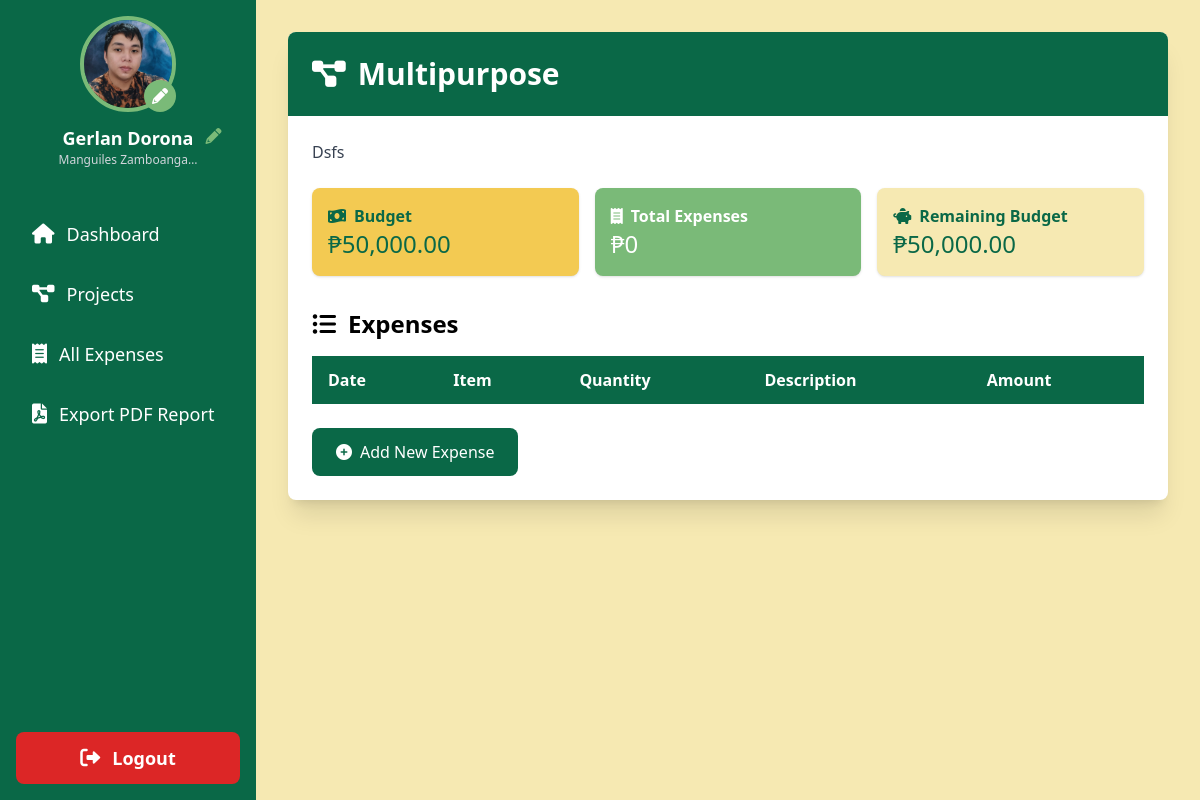
Before: /project/11/ (signed in) with the older database file.
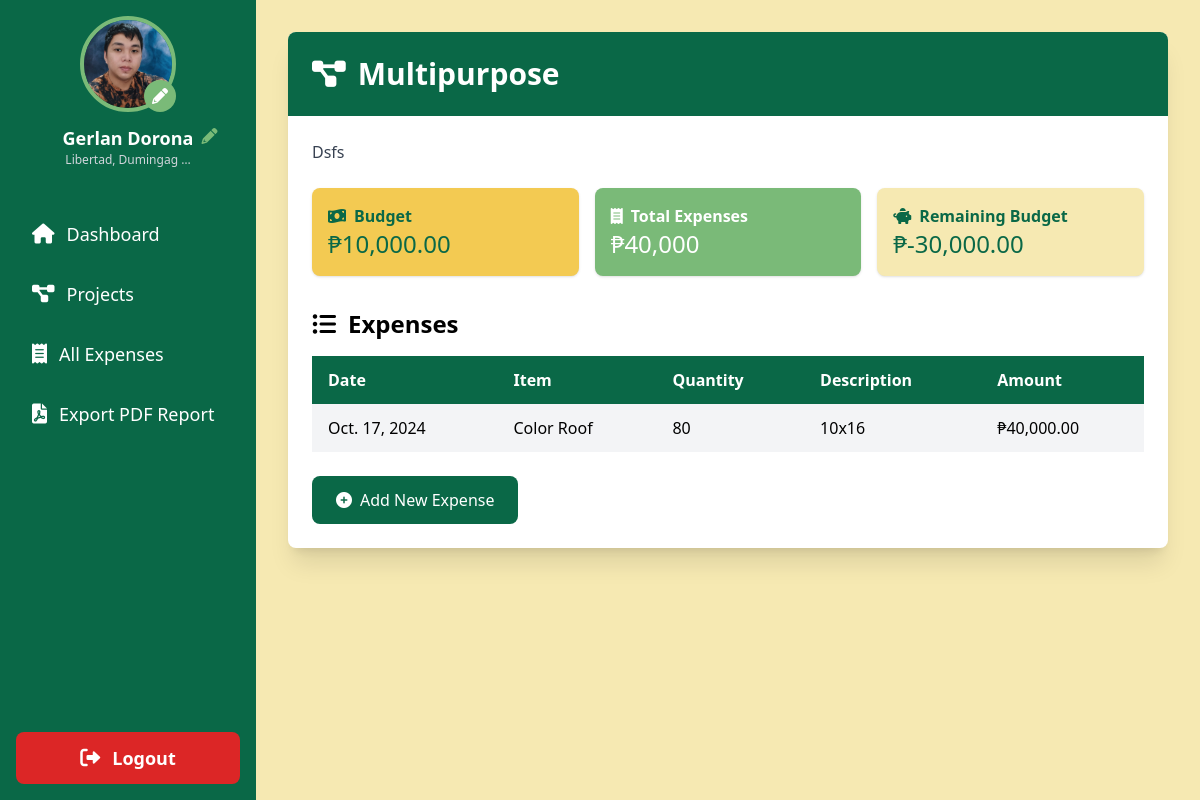
After: the same page with the newer database file.
### sk_project/models.py (models this page shows, shortened)
class User(AbstractUser):
    is_chairman = models.BooleanField(default=False)
    profile_picture = models.ImageField(upload_to='profile_pics/', default='profile_pics/default_avatar.png', blank=True)
    address = models.TextField(blank=True, null=True)
    contact_number = models.CharField(max_length=15, blank=True, null=True)
    groups = models.ManyToManyField(
        Group,
        verbose_name=_('groups'),
        blank=True,
        help_text=_(
            'The groups this user belongs to. A user will get all permissions '
            'granted to each of their groups.'
        ),
        related_name='sk_user_set',
        related_query_name='sk_user',
    )
    user_permissions = models.ManyToManyField(
        Permission,
        verbose_name=_('user permissions'),
        blank=True,
        help_text=_('Specific permissions for this user.'),
        related_name='sk_user_set',
        related_query_name='sk_user',
    )

class Project(models.Model):
    name = models.CharField(max_length=255)
    description = models.TextField()
    budget = models.DecimalField(max_digits=10, decimal_places=2)
    main_budget = models.ForeignKey(MainBudget, related_name='projects', on_delete=models.SET_NULL, null=True)
    chairman = models.ForeignKey(User, related_name='projects', on_delete=models.CASCADE)
    start_date = models.DateField()
    end_date = models.DateField()
    created_at = models.DateTimeField(auto_now_add=True)
    updated_at = models.DateTimeField(auto_now=True)
    def total_expenses(self):
        return self.expenses.aggregate(models.Sum('amount'))['amount__sum'] or 0
    @property
    def remaining_budget(self):
        return self.budget - self.total_expenses()
    class Meta:
        ordering = ['start_date']

class Expense(models.Model):
    project = models.ForeignKey(Project, related_name='expenses', on_delete=models.CASCADE)
    item_name = models.CharField(max_length=255)
    price_per_unit = models.DecimalField(max_digits=10, decimal_places=2, default=0.00)
    quantity = models.PositiveIntegerField(default=1)
    description = models.TextField()
    amount = models.DecimalField(max_digits=10, decimal_places=2)
    date_incurred = models.DateField()
    created_at = models.DateTimeField(auto_now_add=True)
    updated_at = models.DateTimeField(auto_now=True)
    class Meta:
        ordering = ['date_incurred']

### sk_project/views.py (the view)
# urls.py: path('project/<int:project_id>/', views.project_detail, name='project_detail'),
@login_required
def project_detail(request, project_id):
    project = get_object_or_404(Project, id=project_id, chairman=request.user)
    expenses = project.expenses.all()
    context = {
        'project': project,
        'expenses': expenses,
    }
    return render(request, 'project_detail.html', context)

### templates/project_detail.html
{% extends 'base.html' %}
{% load humanize %}
{% block content %}
    <div class="bg-white shadow-xl rounded-lg overflow-hidden">
        <div class="bg-tertiary text-white p-6">
            <h2 class="text-3xl font-bold flex items-center">
                <i class="fas fa-project-diagram mr-3"></i>{{ project.name }}
            </h2>
        </div>
        <div class="p-6">
            <p class="text-gray-700 mb-6">{{ project.description }}</p>
            <div class="grid grid-cols-1 md:grid-cols-3 gap-4 mb-8">
                <div class="bg-primary text-tertiary p-4 rounded-lg shadow">
                    <p class="font-bold flex items-center"><i class="fas fa-money-bill-wave mr-2"></i>Budget</p>
                    <p class="text-2xl">₱{{ project.budget|intcomma }}</p>
                </div>
                <div class="bg-quaternary text-white p-4 rounded-lg shadow">
                    <p class="font-bold flex items-center"><i class="fas fa-receipt mr-2"></i>Total Expenses</p>
                    <p class="text-2xl">₱{{ project.total_expenses|intcomma }}</p>
                </div>
                <div class="bg-secondary text-tertiary p-4 rounded-lg shadow">
                    <p class="font-bold flex items-center"><i class="fas fa-piggy-bank mr-2"></i>Remaining Budget</p>
                    <p class="text-2xl">₱{{ project.remaining_budget|intcomma }}</p>
                </div>
            </div>
            <h3 class="text-2xl font-bold mb-4 flex items-center">
                <i class="fas fa-list-ul mr-3"></i>Expenses
            </h3>
            <div class="overflow-x-auto">
                <table class="min-w-full bg-white">
                    <thead class="bg-tertiary text-white">
                        <tr>
                            <th class="py-3 px-4 text-left">Date</th>
                            <th class="py-3 px-4 text-left">Item</th>
                            <th class="py-3 px-4 text-left">Quantity</th>
                            <th class="py-3 px-4 text-left">Description</th>
                            <th class="py-3 px-4 text-left">Amount</th>
                        </tr>
                    </thead>
                    <tbody>
                        {% for expense in expenses %}
                            <tr class="{% cycle 'bg-gray-100' '' %}">
                                <td class="py-3 px-4">{{ expense.date_incurred }}</td>
                                <td class="py-3 px-4">{{ expense.item_name }}</td>
                                <td class="py-3 px-4">{{ expense.quantity }}</td>
                                <td class="py-3 px-4">{{ expense.description }}</td>
                                <td class="py-3 px-4">₱{{ expense.amount|intcomma }}</td>
                            </tr>
                        {% endfor %}
                    </tbody>
                </table>
            </div>
            <a href="{% url 'add_expense' project.id %}" class="inline-block mt-6 px-6 py-3 bg-tertiary text-white rounded-lg hover:bg-quaternary transition duration-300">
                <i class="fas fa-plus-circle mr-2"></i>Add New Expense
            </a>
        </div>
    </div>
{% endblock %}

### templates/base.html (shortened to what this page needs)
<!DOCTYPE html>
<html lang="en">
    {% load static %}
    <head>
        <script src="https://cdn.tailwindcss.com"></script>
        <link href="https://cdnjs.cloudflare.com/ajax/libs/font-awesome/6.0.0-beta3/css/all.min.css" rel="stylesheet">
    </head>
    <body class="bg-secondary">
        <div class="flex h-screen">
            <aside class="w-64 bg-tertiary text-white flex flex-col">
                <div class="p-4 flex flex-col items-center">
                    <a href="{% url 'edit_profile' %}" class="mb-3 relative">
                        {% if user.profile_picture %}
                            <img src="{{ user.profile_picture.url }}" alt="Profile Picture" class="w-24 h-24 rounded-full border-4 border-quaternary hover:border-primary transition-colors duration-200">
                        {% else %}
                            <img src="{% static 'img/drr.png' %}" alt="Default Profile Picture" class="w-24 h-24 rounded-full border-4 border-quaternary hover:border-primary transition-colors duration-200">
                        {% endif %}
                        <i class="fas fa-pencil-alt absolute bottom-0 right-0 bg-quaternary text-white p-2 rounded-full"></i>
                    </a>
                    <div class="text-center relative">
                        <h2 class="text-lg font-semibold">{{ user.get_full_name|title }}</h2>
                        <p class="text-xs text-gray-300">{{ user.address|truncatechars:20|capfirst }}</p>
                        <a href="{% url 'edit_profile' %}" class="absolute -right-6 top-0">
                            <i class="fas fa-pencil-alt text-quaternary hover:text-primary transition-colors duration-200"></i>
                        </a>
                    </div>
                </div>
                <nav class="mt-6 flex-grow">
                    <a href="{% url 'dashboard' %}" class="block py-3 px-6 hover:bg-quaternary transition-colors duration-200  rounded-lg mb-2 mx-2 flex items-center">
                        <i class="fas fa-home mr-3 text-xl"></i> <span class="text-lg">Dashboard</span>
                    </a>
                    <a href="{% url 'all_projects' %}" class="block py-3 px-6 hover:bg-quaternary transition-colors duration-200  rounded-lg mb-2 mx-2 flex items-center">
                        <i class="fas fa-project-diagram mr-3 text-xl"></i> <span class="text-lg">Projects</span>
                    </a>
                    <a href="{% url 'all_expenses' %}" class="block py-3 px-6 hover:bg-quaternary transition-colors duration-200  rounded-lg mb-2 mx-2 flex items-center">
                        <i class="fas fa-receipt mr-3 text-xl"></i> <span class="text-lg">All Expenses</span>
                    </a>
                    <a href="{% url 'export_pdf_report' %}" class="block py-3 px-6 hover:bg-quaternary transition-colors duration-200  rounded-lg mb-2 mx-2 flex items-center">
                        <i class="fas fa-file-pdf mr-3 text-xl"></i> <span class="text-lg">Export PDF Report</span>
                    </a>
                </nav>
                <div class="p-4 mt-auto">
                    <a href="{% url 'logout' %}" class="block py-3 px-6 bg-red-600 text-white rounded-lg hover:bg-red-700 transition-colors duration-200 text-center flex items-center justify-center">
                        <i class="fas fa-sign-out-alt mr-3 text-xl"></i> <span class="text-lg font-semibold">Logout</span>
                    </a>
                </div>
            </aside>
            <main class="flex-1 p-8 overflow-y-auto">
                {% block content %}
                {% endblock %}
            </main>
        </div>
    </body>
</html>

Changed rows visible on the page:
changed User "Gerlan Dorona": address "Manguiles Zamboanga…" → "Libertad, Dumingag …"
changed Project "Multipurpose": budget "50,000.00" → "10,000.00"; total_expenses "0" → "40,000"; remaining_budget "50,000.00" → "-30,000.00"
added Expense: date_incurred "Oct. 17, 2024", item_name "Color Roof", quantity "80", description "10x16", amount "40,000.00"
